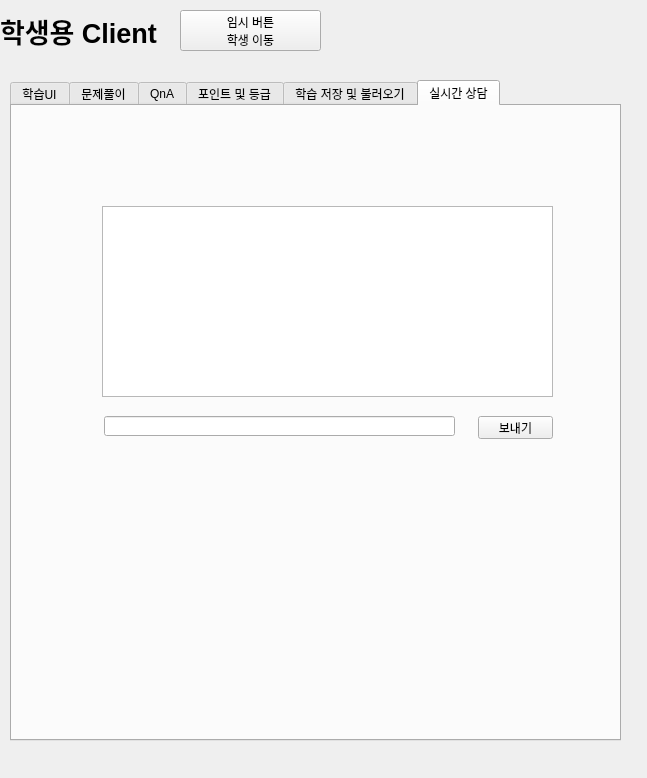
<?xml version="1.0" encoding="UTF-8"?>
<ui version="4.0">
 <class>Form</class>
 <widget class="QWidget" name="Form">
  <property name="geometry">
   <rect>
    <x>0</x>
    <y>0</y>
    <width>647</width>
    <height>778</height>
   </rect>
  </property>
  <property name="windowTitle">
   <string>Form</string>
  </property>
  <widget class="QStackedWidget" name="stackedWidget">
   <property name="geometry">
    <rect>
     <x>0</x>
     <y>0</y>
     <width>641</width>
     <height>751</height>
    </rect>
   </property>
   <property name="currentIndex">
    <number>4</number>
   </property>
   <widget class="QWidget" name="page">
    <widget class="QPushButton" name="main_sign_in_btn">
     <property name="geometry">
      <rect>
       <x>310</x>
       <y>360</y>
       <width>75</width>
       <height>31</height>
      </rect>
     </property>
     <property name="text">
      <string>회원가입</string>
     </property>
    </widget>
    <widget class="QPushButton" name="main_login_btn">
     <property name="geometry">
      <rect>
       <x>230</x>
       <y>360</y>
       <width>71</width>
       <height>31</height>
      </rect>
     </property>
     <property name="text">
      <string>로그인</string>
     </property>
    </widget>
   </widget>
   <widget class="QWidget" name="page_2">
    <widget class="QWidget" name="gridLayoutWidget">
     <property name="geometry">
      <rect>
       <x>90</x>
       <y>330</y>
       <width>321</width>
       <height>80</height>
      </rect>
     </property>
     <layout class="QGridLayout" name="gridLayout">
      <item row="1" column="2">
       <widget class="QPushButton" name="login_btn">
        <property name="font">
         <font>
          <pointsize>13</pointsize>
         </font>
        </property>
        <property name="text">
         <string>로그인</string>
        </property>
       </widget>
      </item>
      <item row="0" column="1">
       <widget class="QLineEdit" name="login_id_edit">
        <property name="font">
         <font>
          <pointsize>13</pointsize>
         </font>
        </property>
        <property name="text">
         <string>이현도</string>
        </property>
       </widget>
      </item>
      <item row="1" column="0">
       <widget class="QLabel" name="label_10">
        <property name="font">
         <font>
          <pointsize>13</pointsize>
         </font>
        </property>
        <property name="text">
         <string>비밀번호</string>
        </property>
       </widget>
      </item>
      <item row="1" column="1">
       <widget class="QLineEdit" name="login_password_edit">
        <property name="font">
         <font>
          <pointsize>13</pointsize>
         </font>
        </property>
        <property name="text">
         <string>123</string>
        </property>
       </widget>
      </item>
      <item row="0" column="0">
       <widget class="QLabel" name="label_5">
        <property name="font">
         <font>
          <pointsize>13</pointsize>
         </font>
        </property>
        <property name="layoutDirection">
         <enum>Qt::LeftToRight</enum>
        </property>
        <property name="text">
         <string>아이디</string>
        </property>
        <property name="alignment">
         <set>Qt::AlignCenter</set>
        </property>
       </widget>
      </item>
      <item row="2" column="2">
       <widget class="QLabel" name="login_label">
        <property name="text">
         <string/>
        </property>
       </widget>
      </item>
     </layout>
    </widget>
    <widget class="QLabel" name="label_19">
     <property name="geometry">
      <rect>
       <x>10</x>
       <y>10</y>
       <width>111</width>
       <height>61</height>
      </rect>
     </property>
     <property name="font">
      <font>
       <pointsize>20</pointsize>
       <weight>75</weight>
       <bold>true</bold>
      </font>
     </property>
     <property name="text">
      <string>로그인</string>
     </property>
    </widget>
   </widget>
   <widget class="QWidget" name="page_3">
    <widget class="QLabel" name="label_20">
     <property name="geometry">
      <rect>
       <x>0</x>
       <y>10</y>
       <width>111</width>
       <height>61</height>
      </rect>
     </property>
     <property name="font">
      <font>
       <pointsize>20</pointsize>
       <weight>75</weight>
       <bold>true</bold>
      </font>
     </property>
     <property name="text">
      <string>회원가입</string>
     </property>
    </widget>
    <widget class="QWidget" name="gridLayoutWidget_2">
     <property name="geometry">
      <rect>
       <x>30</x>
       <y>310</y>
       <width>401</width>
       <height>144</height>
      </rect>
     </property>
     <layout class="QGridLayout" name="gridLayout_2">
      <item row="0" column="1">
       <widget class="QLineEdit" name="id_edit">
        <property name="font">
         <font>
          <pointsize>13</pointsize>
         </font>
        </property>
        <property name="text">
         <string>이현도</string>
        </property>
       </widget>
      </item>
      <item row="1" column="0">
       <widget class="QLabel" name="label_12">
        <property name="font">
         <font>
          <pointsize>13</pointsize>
         </font>
        </property>
        <property name="text">
         <string>비밀번호</string>
        </property>
        <property name="alignment">
         <set>Qt::AlignCenter</set>
        </property>
       </widget>
      </item>
      <item row="1" column="1">
       <widget class="QLineEdit" name="password1_edit">
        <property name="font">
         <font>
          <pointsize>13</pointsize>
         </font>
        </property>
        <property name="text">
         <string>123</string>
        </property>
       </widget>
      </item>
      <item row="2" column="0">
       <widget class="QLabel" name="label_13">
        <property name="font">
         <font>
          <pointsize>13</pointsize>
         </font>
        </property>
        <property name="text">
         <string>비밀번호 재확인</string>
        </property>
       </widget>
      </item>
      <item row="0" column="0">
       <widget class="QLabel" name="label_11">
        <property name="font">
         <font>
          <pointsize>13</pointsize>
         </font>
        </property>
        <property name="layoutDirection">
         <enum>Qt::LeftToRight</enum>
        </property>
        <property name="text">
         <string>아이디</string>
        </property>
        <property name="alignment">
         <set>Qt::AlignCenter</set>
        </property>
       </widget>
      </item>
      <item row="3" column="2">
       <widget class="QPushButton" name="sign_btn">
        <property name="font">
         <font>
          <pointsize>13</pointsize>
         </font>
        </property>
        <property name="text">
         <string>가입하기</string>
        </property>
       </widget>
      </item>
      <item row="0" column="2">
       <widget class="QPushButton" name="id_same_btn">
        <property name="font">
         <font>
          <pointsize>13</pointsize>
         </font>
        </property>
        <property name="text">
         <string>아이디 중복확인</string>
        </property>
       </widget>
      </item>
      <item row="2" column="1">
       <widget class="QLineEdit" name="password2_edit">
        <property name="font">
         <font>
          <pointsize>13</pointsize>
         </font>
        </property>
        <property name="text">
         <string>123</string>
        </property>
       </widget>
      </item>
      <item row="1" column="2">
       <widget class="QLabel" name="id_same_label">
        <property name="font">
         <font>
          <pointsize>13</pointsize>
         </font>
        </property>
        <property name="text">
         <string>아이디 중복 NG</string>
        </property>
        <property name="alignment">
         <set>Qt::AlignCenter</set>
        </property>
       </widget>
      </item>
      <item row="4" column="2">
       <widget class="QLabel" name="sign_label">
        <property name="font">
         <font>
          <pointsize>13</pointsize>
         </font>
        </property>
        <property name="text">
         <string/>
        </property>
        <property name="alignment">
         <set>Qt::AlignCenter</set>
        </property>
       </widget>
      </item>
     </layout>
    </widget>
   </widget>
   <widget class="QWidget" name="page_4">
    <widget class="QLabel" name="label_21">
     <property name="geometry">
      <rect>
       <x>0</x>
       <y>0</y>
       <width>181</width>
       <height>61</height>
      </rect>
     </property>
     <property name="font">
      <font>
       <pointsize>20</pointsize>
       <weight>75</weight>
       <bold>true</bold>
      </font>
     </property>
     <property name="text">
      <string>선생용 Client</string>
     </property>
    </widget>
    <widget class="QTabWidget" name="tabWidget">
     <property name="geometry">
      <rect>
       <x>20</x>
       <y>60</y>
       <width>611</width>
       <height>661</height>
      </rect>
     </property>
     <property name="currentIndex">
      <number>0</number>
     </property>
     <widget class="QWidget" name="tab">
      <attribute name="title">
       <string>문제 update</string>
      </attribute>
      <widget class="QWidget" name="gridLayoutWidget_3">
       <property name="geometry">
        <rect>
         <x>20</x>
         <y>350</y>
         <width>561</width>
         <height>221</height>
        </rect>
       </property>
       <layout class="QGridLayout" name="gridLayout_3">
        <item row="3" column="1" colspan="2">
         <widget class="QLineEdit" name="teacher_qna_edit3"/>
        </item>
        <item row="2" column="0">
         <widget class="QLabel" name="label_3">
          <property name="text">
           <string>2. 문제</string>
          </property>
         </widget>
        </item>
        <item row="1" column="0">
         <widget class="QLabel" name="label_2">
          <property name="text">
           <string>1. 문제</string>
          </property>
         </widget>
        </item>
        <item row="4" column="1" colspan="2">
         <widget class="QLineEdit" name="teacher_qna_edit4"/>
        </item>
        <item row="5" column="0">
         <widget class="QLabel" name="label_7">
          <property name="text">
           <string>5. 문제</string>
          </property>
         </widget>
        </item>
        <item row="2" column="1" colspan="2">
         <widget class="QLineEdit" name="teacher_qna_edit2"/>
        </item>
        <item row="1" column="3">
         <widget class="QLabel" name="label_23">
          <property name="text">
           <string>정답</string>
          </property>
         </widget>
        </item>
        <item row="2" column="3">
         <widget class="QLabel" name="label_8">
          <property name="text">
           <string>정답</string>
          </property>
         </widget>
        </item>
        <item row="3" column="3">
         <widget class="QLabel" name="label_14">
          <property name="text">
           <string>정답</string>
          </property>
         </widget>
        </item>
        <item row="3" column="0">
         <widget class="QLabel" name="label_4">
          <property name="text">
           <string>3. 문제</string>
          </property>
         </widget>
        </item>
        <item row="0" column="0">
         <widget class="QLabel" name="label">
          <property name="text">
           <string>주제</string>
          </property>
         </widget>
        </item>
        <item row="3" column="4">
         <widget class="QLineEdit" name="teacher_qna_answer_edit3"/>
        </item>
        <item row="4" column="0">
         <widget class="QLabel" name="label_6">
          <property name="text">
           <string>4. 문제</string>
          </property>
         </widget>
        </item>
        <item row="4" column="3">
         <widget class="QLabel" name="label_15">
          <property name="text">
           <string>정답</string>
          </property>
         </widget>
        </item>
        <item row="5" column="3">
         <widget class="QLabel" name="label_26">
          <property name="text">
           <string>정답</string>
          </property>
         </widget>
        </item>
        <item row="5" column="1" colspan="2">
         <widget class="QLineEdit" name="teacher_qna_edit5"/>
        </item>
        <item row="6" column="5">
         <widget class="QPushButton" name="teacher_qna_send_btn">
          <property name="text">
           <string>제출</string>
          </property>
         </widget>
        </item>
        <item row="6" column="1">
         <widget class="QLabel" name="label_35">
          <property name="text">
           <string/>
          </property>
         </widget>
        </item>
        <item row="1" column="1" colspan="2">
         <widget class="QLineEdit" name="teacher_qna_edit1"/>
        </item>
        <item row="2" column="4">
         <widget class="QLineEdit" name="teacher_qna_answer_edit2"/>
        </item>
        <item row="0" column="1" colspan="2">
         <widget class="QLineEdit" name="teacher_qna_title_edit"/>
        </item>
        <item row="1" column="4">
         <widget class="QLineEdit" name="teacher_qna_answer_edit1"/>
        </item>
        <item row="5" column="4">
         <widget class="QLineEdit" name="teacher_qna_answer_edit5"/>
        </item>
        <item row="4" column="4">
         <widget class="QLineEdit" name="teacher_qna_answer_edit4"/>
        </item>
       </layout>
      </widget>
      <widget class="QListWidget" name="teacher_qna_title_list">
       <property name="geometry">
        <rect>
         <x>20</x>
         <y>60</y>
         <width>561</width>
         <height>91</height>
        </rect>
       </property>
      </widget>
      <widget class="QLabel" name="label_9">
       <property name="geometry">
        <rect>
         <x>20</x>
         <y>40</y>
         <width>56</width>
         <height>12</height>
        </rect>
       </property>
       <property name="text">
        <string>주제</string>
       </property>
      </widget>
      <widget class="QListWidget" name="teacher_qna_qna_list">
       <property name="geometry">
        <rect>
         <x>20</x>
         <y>200</y>
         <width>561</width>
         <height>91</height>
        </rect>
       </property>
      </widget>
      <widget class="QLabel" name="label_16">
       <property name="geometry">
        <rect>
         <x>20</x>
         <y>180</y>
         <width>56</width>
         <height>12</height>
        </rect>
       </property>
       <property name="text">
        <string>문제</string>
       </property>
      </widget>
     </widget>
     <widget class="QWidget" name="tab_2">
      <attribute name="title">
       <string>점수통계</string>
      </attribute>
     </widget>
     <widget class="QWidget" name="tab_3">
      <attribute name="title">
       <string>부족한part</string>
      </attribute>
     </widget>
     <widget class="QWidget" name="tab_4">
      <attribute name="title">
       <string>QnA</string>
      </attribute>
     </widget>
     <widget class="QWidget" name="tab_5">
      <attribute name="title">
       <string>실시간 상담</string>
      </attribute>
      <widget class="QListWidget" name="teacher_chat_view_list">
       <property name="geometry">
        <rect>
         <x>100</x>
         <y>280</y>
         <width>381</width>
         <height>191</height>
        </rect>
       </property>
      </widget>
      <widget class="QPushButton" name="teacher_send_btn">
       <property name="geometry">
        <rect>
         <x>410</x>
         <y>480</y>
         <width>75</width>
         <height>23</height>
        </rect>
       </property>
       <property name="text">
        <string>보내기</string>
       </property>
      </widget>
      <widget class="QLineEdit" name="teacher_text_edit">
       <property name="geometry">
        <rect>
         <x>100</x>
         <y>480</y>
         <width>301</width>
         <height>20</height>
        </rect>
       </property>
      </widget>
     </widget>
    </widget>
    <widget class="QPushButton" name="btn1">
     <property name="geometry">
      <rect>
       <x>180</x>
       <y>10</y>
       <width>141</width>
       <height>41</height>
      </rect>
     </property>
     <property name="text">
      <string>임시 버튼
클라이언트 이동</string>
     </property>
    </widget>
   </widget>
   <widget class="QWidget" name="page_5">
    <widget class="QLabel" name="label_22">
     <property name="geometry">
      <rect>
       <x>0</x>
       <y>0</y>
       <width>181</width>
       <height>61</height>
      </rect>
     </property>
     <property name="font">
      <font>
       <pointsize>20</pointsize>
       <weight>75</weight>
       <bold>true</bold>
      </font>
     </property>
     <property name="text">
      <string>학생용 Client</string>
     </property>
    </widget>
    <widget class="QTabWidget" name="tabWidget_2">
     <property name="geometry">
      <rect>
       <x>10</x>
       <y>80</y>
       <width>611</width>
       <height>661</height>
      </rect>
     </property>
     <property name="currentIndex">
      <number>5</number>
     </property>
     <widget class="QWidget" name="tab_6">
      <attribute name="title">
       <string>학습UI</string>
      </attribute>
     </widget>
     <widget class="QWidget" name="tab_7">
      <attribute name="title">
       <string>문제풀이</string>
      </attribute>
      <widget class="QLabel" name="label_18">
       <property name="geometry">
        <rect>
         <x>20</x>
         <y>40</y>
         <width>56</width>
         <height>12</height>
        </rect>
       </property>
       <property name="text">
        <string>주제</string>
       </property>
      </widget>
      <widget class="QListWidget" name="student_qna_title_list">
       <property name="geometry">
        <rect>
         <x>20</x>
         <y>60</y>
         <width>561</width>
         <height>91</height>
        </rect>
       </property>
      </widget>
      <widget class="QWidget" name="gridLayoutWidget_4">
       <property name="geometry">
        <rect>
         <x>20</x>
         <y>240</y>
         <width>561</width>
         <height>221</height>
        </rect>
       </property>
       <layout class="QGridLayout" name="gridLayout_4">
        <item row="3" column="1" colspan="2">
         <widget class="QLineEdit" name="student_qna_edit3_2"/>
        </item>
        <item row="2" column="0">
         <widget class="QLabel" name="label_24">
          <property name="text">
           <string>2. 문제</string>
          </property>
         </widget>
        </item>
        <item row="1" column="0">
         <widget class="QLabel" name="label_25">
          <property name="text">
           <string>1. 문제</string>
          </property>
         </widget>
        </item>
        <item row="4" column="1" colspan="2">
         <widget class="QLineEdit" name="student_qna_edit4"/>
        </item>
        <item row="5" column="0">
         <widget class="QLabel" name="label_27">
          <property name="text">
           <string>5. 문제</string>
          </property>
         </widget>
        </item>
        <item row="2" column="1" colspan="2">
         <widget class="QLineEdit" name="student_qna_edit2_2"/>
        </item>
        <item row="1" column="3">
         <widget class="QLabel" name="label_28">
          <property name="text">
           <string>정답</string>
          </property>
         </widget>
        </item>
        <item row="2" column="3">
         <widget class="QLabel" name="label_29">
          <property name="text">
           <string>정답</string>
          </property>
         </widget>
        </item>
        <item row="3" column="3">
         <widget class="QLabel" name="label_30">
          <property name="text">
           <string>정답</string>
          </property>
         </widget>
        </item>
        <item row="3" column="0">
         <widget class="QLabel" name="label_31">
          <property name="text">
           <string>3. 문제</string>
          </property>
         </widget>
        </item>
        <item row="0" column="0">
         <widget class="QLabel" name="label_32">
          <property name="text">
           <string>주제</string>
          </property>
         </widget>
        </item>
        <item row="3" column="4">
         <widget class="QLineEdit" name="student_qna_answer_edit3"/>
        </item>
        <item row="4" column="0">
         <widget class="QLabel" name="label_33">
          <property name="text">
           <string>4. 문제</string>
          </property>
         </widget>
        </item>
        <item row="4" column="3">
         <widget class="QLabel" name="label_34">
          <property name="text">
           <string>정답</string>
          </property>
         </widget>
        </item>
        <item row="5" column="3">
         <widget class="QLabel" name="label_36">
          <property name="text">
           <string>정답</string>
          </property>
         </widget>
        </item>
        <item row="5" column="1" colspan="2">
         <widget class="QLineEdit" name="student_qna_edit5"/>
        </item>
        <item row="6" column="5">
         <widget class="QPushButton" name="student_qna_send_btn">
          <property name="text">
           <string>제출</string>
          </property>
         </widget>
        </item>
        <item row="6" column="1">
         <widget class="QLabel" name="label_37">
          <property name="text">
           <string/>
          </property>
         </widget>
        </item>
        <item row="1" column="1" colspan="2">
         <widget class="QLineEdit" name="student_qna_edit1"/>
        </item>
        <item row="2" column="4">
         <widget class="QLineEdit" name="student_qna_answer_edit2"/>
        </item>
        <item row="0" column="1" colspan="2">
         <widget class="QLineEdit" name="student_qna_title_edit"/>
        </item>
        <item row="1" column="4">
         <widget class="QLineEdit" name="student_qna_answer_edit1"/>
        </item>
        <item row="5" column="4">
         <widget class="QLineEdit" name="student_qna_answer_edit5"/>
        </item>
        <item row="4" column="4">
         <widget class="QLineEdit" name="student_qna_answer_edit4"/>
        </item>
        <item row="1" column="5">
         <widget class="QLabel" name="student_qna_check_edit1">
          <property name="text">
           <string>O</string>
          </property>
          <property name="alignment">
           <set>Qt::AlignCenter</set>
          </property>
         </widget>
        </item>
        <item row="2" column="5">
         <widget class="QLabel" name="student_qna_check_edit2">
          <property name="text">
           <string>O</string>
          </property>
          <property name="alignment">
           <set>Qt::AlignCenter</set>
          </property>
         </widget>
        </item>
        <item row="3" column="5">
         <widget class="QLabel" name="student_qna_check_edit3">
          <property name="text">
           <string>O</string>
          </property>
          <property name="alignment">
           <set>Qt::AlignCenter</set>
          </property>
         </widget>
        </item>
        <item row="4" column="5">
         <widget class="QLabel" name="student_qna_check_edit4">
          <property name="text">
           <string>O</string>
          </property>
          <property name="alignment">
           <set>Qt::AlignCenter</set>
          </property>
         </widget>
        </item>
        <item row="5" column="5">
         <widget class="QLabel" name="student_qna_check_edit5">
          <property name="text">
           <string>O</string>
          </property>
          <property name="alignment">
           <set>Qt::AlignCenter</set>
          </property>
         </widget>
        </item>
       </layout>
      </widget>
      <widget class="QPushButton" name="pushButton">
       <property name="geometry">
        <rect>
         <x>500</x>
         <y>160</y>
         <width>75</width>
         <height>23</height>
        </rect>
       </property>
       <property name="text">
        <string>시작</string>
       </property>
      </widget>
     </widget>
     <widget class="QWidget" name="tab_8">
      <attribute name="title">
       <string>QnA</string>
      </attribute>
      <widget class="QLabel" name="answer_stu_lbl">
       <property name="geometry">
        <rect>
         <x>450</x>
         <y>10</y>
         <width>141</width>
         <height>61</height>
        </rect>
       </property>
       <property name="text">
        <string>답변 완료 여부 확인 라벨 </string>
       </property>
      </widget>
      <widget class="QListWidget" name="qna_stu_listwidget">
       <property name="geometry">
        <rect>
         <x>90</x>
         <y>90</y>
         <width>411</width>
         <height>251</height>
        </rect>
       </property>
      </widget>
      <widget class="QLineEdit" name="qna_stu_linedit">
       <property name="geometry">
        <rect>
         <x>90</x>
         <y>390</y>
         <width>331</width>
         <height>21</height>
        </rect>
       </property>
      </widget>
      <widget class="QPushButton" name="qna_stu_btn2">
       <property name="geometry">
        <rect>
         <x>426</x>
         <y>390</y>
         <width>75</width>
         <height>23</height>
        </rect>
       </property>
       <property name="text">
        <string>보내기</string>
       </property>
      </widget>
      <widget class="QPushButton" name="qna_stu_btn">
       <property name="geometry">
        <rect>
         <x>150</x>
         <y>350</y>
         <width>75</width>
         <height>23</height>
        </rect>
       </property>
       <property name="text">
        <string>조회</string>
       </property>
      </widget>
      <widget class="QPushButton" name="qna_del_stu_btn">
       <property name="geometry">
        <rect>
         <x>370</x>
         <y>350</y>
         <width>75</width>
         <height>23</height>
        </rect>
       </property>
       <property name="text">
        <string>삭제</string>
       </property>
      </widget>
     </widget>
     <widget class="QWidget" name="tab_9">
      <attribute name="title">
       <string>포인트 및 등급</string>
      </attribute>
      <widget class="QLabel" name="index_name_stu_lbl">
       <property name="geometry">
        <rect>
         <x>250</x>
         <y>130</y>
         <width>111</width>
         <height>21</height>
        </rect>
       </property>
       <property name="text">
        <string>XXX님 반갑습니다. </string>
       </property>
      </widget>
      <widget class="QLabel" name="label_40">
       <property name="geometry">
        <rect>
         <x>242</x>
         <y>300</y>
         <width>131</width>
         <height>21</height>
        </rect>
       </property>
       <property name="text">
        <string>시험 응시 내역 및 결과</string>
       </property>
      </widget>
      <widget class="QTableWidget" name="test_stu_tablewidget">
       <property name="geometry">
        <rect>
         <x>8</x>
         <y>340</y>
         <width>591</width>
         <height>192</height>
        </rect>
       </property>
      </widget>
      <widget class="QPushButton" name="test_stu_btn">
       <property name="geometry">
        <rect>
         <x>525</x>
         <y>306</y>
         <width>75</width>
         <height>23</height>
        </rect>
       </property>
       <property name="text">
        <string>조회</string>
       </property>
      </widget>
      <widget class="QLabel" name="grade_stu_lbl">
       <property name="geometry">
        <rect>
         <x>454</x>
         <y>240</y>
         <width>141</width>
         <height>51</height>
        </rect>
       </property>
       <property name="text">
        <string>xxx님의 등급은 x입니다. </string>
       </property>
      </widget>
     </widget>
     <widget class="QWidget" name="tab_10">
      <attribute name="title">
       <string>학습 저장 및 불러오기</string>
      </attribute>
      <widget class="QLabel" name="label_17">
       <property name="geometry">
        <rect>
         <x>190</x>
         <y>210</y>
         <width>281</width>
         <height>141</height>
        </rect>
       </property>
       <property name="text">
        <string/>
       </property>
      </widget>
     </widget>
     <widget class="QWidget" name="tab_11">
      <attribute name="title">
       <string>실시간 상담</string>
      </attribute>
      <widget class="QListWidget" name="student_chat_view_list">
       <property name="geometry">
        <rect>
         <x>90</x>
         <y>100</y>
         <width>451</width>
         <height>191</height>
        </rect>
       </property>
      </widget>
      <widget class="QPushButton" name="student_send_btn">
       <property name="geometry">
        <rect>
         <x>466</x>
         <y>310</y>
         <width>75</width>
         <height>23</height>
        </rect>
       </property>
       <property name="text">
        <string>보내기</string>
       </property>
      </widget>
      <widget class="QLineEdit" name="student_text_edit">
       <property name="geometry">
        <rect>
         <x>92</x>
         <y>310</y>
         <width>351</width>
         <height>20</height>
        </rect>
       </property>
      </widget>
     </widget>
    </widget>
    <widget class="QPushButton" name="btn2">
     <property name="geometry">
      <rect>
       <x>180</x>
       <y>10</y>
       <width>141</width>
       <height>41</height>
      </rect>
     </property>
     <property name="text">
      <string>임시 버튼
학생 이동</string>
     </property>
    </widget>
   </widget>
  </widget>
 </widget>
 <resources/>
 <connections/>
</ui>
